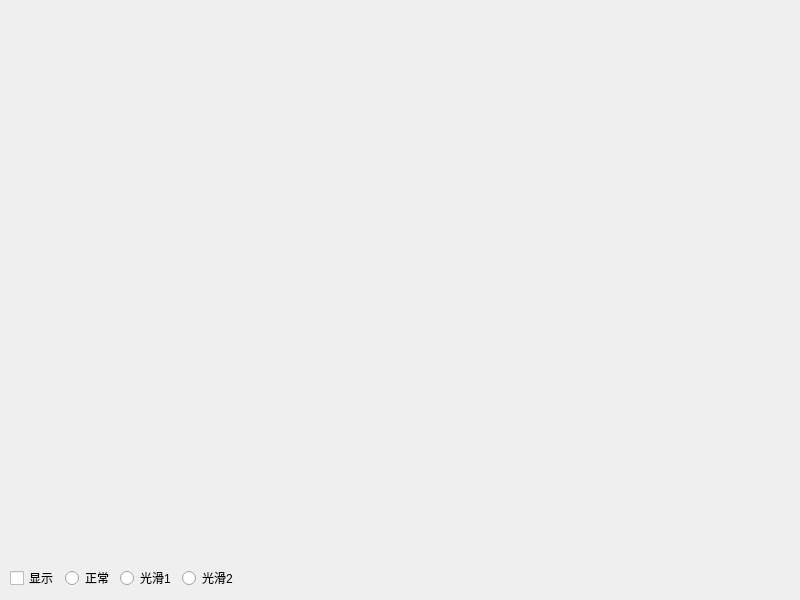
<?xml version="1.0" encoding="UTF-8"?>
<ui version="4.0">
 <class>Widget</class>
 <widget class="QWidget" name="Widget">
  <property name="geometry">
   <rect>
    <x>0</x>
    <y>0</y>
    <width>800</width>
    <height>600</height>
   </rect>
  </property>
  <property name="windowTitle">
   <string>Widget</string>
  </property>
  <widget class="QWidget" name="widget" native="true">
   <property name="geometry">
    <rect>
     <x>10</x>
     <y>560</y>
     <width>741</width>
     <height>37</height>
    </rect>
   </property>
   <layout class="QHBoxLayout" name="horizontalLayout">
    <item>
     <widget class="QCheckBox" name="show">
      <property name="text">
       <string>显示</string>
      </property>
     </widget>
    </item>
    <item>
     <widget class="QRadioButton" name="rbtnNormal">
      <property name="text">
       <string>正常</string>
      </property>
     </widget>
    </item>
    <item>
     <widget class="QRadioButton" name="rbtnSmooth1">
      <property name="text">
       <string>光滑1</string>
      </property>
     </widget>
    </item>
    <item>
     <widget class="QRadioButton" name="rbtnSmooth2">
      <property name="text">
       <string>光滑2</string>
      </property>
     </widget>
    </item>
    <item>
     <spacer name="horizontalSpacer">
      <property name="orientation">
       <enum>Qt::Horizontal</enum>
      </property>
      <property name="sizeHint" stdset="0">
       <size>
        <width>40</width>
        <height>20</height>
       </size>
      </property>
     </spacer>
    </item>
   </layout>
  </widget>
 </widget>
 <resources/>
 <connections/>
</ui>
